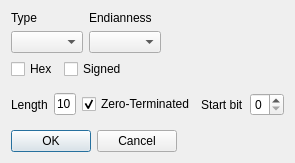
<?xml version="1.0" encoding="UTF-8"?>
<ui version="4.0">
 <class>Dialog</class>
 <widget class="QDialog" name="Dialog">
  <property name="geometry">
   <rect>
    <x>0</x>
    <y>0</y>
    <width>235</width>
    <height>163</height>
   </rect>
  </property>
  <property name="windowTitle">
   <string>Type</string>
  </property>
  <layout class="QGridLayout" name="gridLayout">
   <item row="0" column="0">
    <layout class="QHBoxLayout" name="horizontalLayout_3">
     <item>
      <layout class="QVBoxLayout" name="verticalLayout">
       <item>
        <widget class="QLabel" name="label">
         <property name="text">
          <string>Type</string>
         </property>
        </widget>
       </item>
       <item>
        <widget class="QComboBox" name="comboBox_ValueType"/>
       </item>
      </layout>
     </item>
     <item>
      <layout class="QVBoxLayout" name="verticalLayout_3">
       <item>
        <widget class="QLabel" name="label_Endianness">
         <property name="text">
          <string>Endianness</string>
         </property>
        </widget>
       </item>
       <item>
        <widget class="QComboBox" name="comboBox_Endianness"/>
       </item>
      </layout>
     </item>
     <item>
      <spacer name="horizontalSpacer_3">
       <property name="orientation">
        <enum>Qt::Horizontal</enum>
       </property>
       <property name="sizeHint" stdset="0">
        <size>
         <width>40</width>
         <height>20</height>
        </size>
       </property>
      </spacer>
     </item>
    </layout>
   </item>
   <item row="1" column="0">
    <layout class="QHBoxLayout" name="horizontalLayout_2">
     <item>
      <widget class="QCheckBox" name="checkBox_Hex">
       <property name="text">
        <string>Hex</string>
       </property>
      </widget>
     </item>
     <item>
      <widget class="QCheckBox" name="checkBox_Signed">
       <property name="text">
        <string>Signed</string>
       </property>
      </widget>
     </item>
     <item>
      <spacer name="horizontalSpacer">
       <property name="orientation">
        <enum>Qt::Horizontal</enum>
       </property>
       <property name="sizeHint" stdset="0">
        <size>
         <width>40</width>
         <height>20</height>
        </size>
       </property>
      </spacer>
     </item>
    </layout>
   </item>
   <item row="3" column="0" alignment="Qt::AlignLeft">
    <widget class="QDialogButtonBox" name="buttonBox">
     <property name="orientation">
      <enum>Qt::Horizontal</enum>
     </property>
     <property name="standardButtons">
      <set>QDialogButtonBox::Cancel|QDialogButtonBox::Ok</set>
     </property>
    </widget>
   </item>
   <item row="2" column="0">
    <widget class="QWidget" name="widget_Length" native="true">
     <layout class="QHBoxLayout" name="horizontalLayout_4">
      <property name="leftMargin">
       <number>0</number>
      </property>
      <property name="topMargin">
       <number>0</number>
      </property>
      <property name="rightMargin">
       <number>0</number>
      </property>
      <property name="bottomMargin">
       <number>0</number>
      </property>
      <item>
       <widget class="QLabel" name="label_Length">
        <property name="text">
         <string>Length</string>
        </property>
       </widget>
      </item>
      <item>
       <widget class="QLineEdit" name="lineEdit_Length">
        <property name="text">
         <string notr="true">10</string>
        </property>
       </widget>
      </item>
      <item>
       <widget class="QCheckBox" name="checkBox_ZeroTerminate">
        <property name="text">
         <string>Zero-Terminated</string>
        </property>
        <property name="checked">
         <bool>true</bool>
        </property>
       </widget>
      </item>
      <item>
       <widget class="QLabel" name="label_StartBit">
        <property name="text">
         <string>Start bit</string>
        </property>
       </widget>
      </item>
      <item>
       <widget class="QSpinBox" name="spinBox_StartBit">
        <property name="maximum">
         <number>7</number>
        </property>
       </widget>
      </item>
      <item>
       <spacer name="horizontalSpacer_2">
        <property name="orientation">
         <enum>Qt::Horizontal</enum>
        </property>
        <property name="sizeHint" stdset="0">
         <size>
          <width>40</width>
          <height>20</height>
         </size>
        </property>
       </spacer>
      </item>
     </layout>
    </widget>
   </item>
  </layout>
 </widget>
 <resources/>
 <connections>
  <connection>
   <sender>buttonBox</sender>
   <signal>rejected()</signal>
   <receiver>Dialog</receiver>
   <slot>reject()</slot>
   <hints>
    <hint type="sourcelabel">
     <x>316</x>
     <y>260</y>
    </hint>
    <hint type="destinationlabel">
     <x>286</x>
     <y>274</y>
    </hint>
   </hints>
  </connection>
  <connection>
   <sender>buttonBox</sender>
   <signal>accepted()</signal>
   <receiver>Dialog</receiver>
   <slot>accept()</slot>
   <hints>
    <hint type="sourcelabel">
     <x>248</x>
     <y>254</y>
    </hint>
    <hint type="destinationlabel">
     <x>157</x>
     <y>274</y>
    </hint>
   </hints>
  </connection>
 </connections>
</ui>
